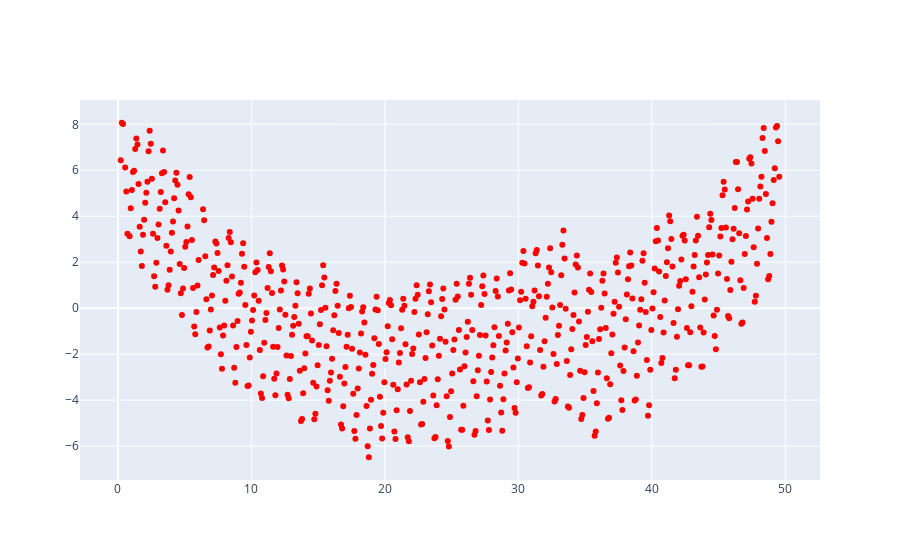

Notebook code for this chart:
### Code cell
fig = go.Figure()
fig.add_trace(
    go.Scatter(
        x = train_frame.month_fraction,
        y=train_frame['residuals_nominal_linear_model'],
        mode='markers',
        marker=dict(
            color = 'red'
        )
    )
)

### Figure 1 — Plotly figure (JSON) as saved in the notebook; plotly's stock layout.template omitted (floating-point values rounded to 4 significant figures; data arrays with more than 128 entries replaced by an {"elided": "..."} marker saying what was removed)
{"data": [{"marker": {"color": "red"}, "mode": "markers", "type": "scatter", "x": {"elided": "588 float values"}, "y": {"elided": "588 float values"}}], "layout": {}}
